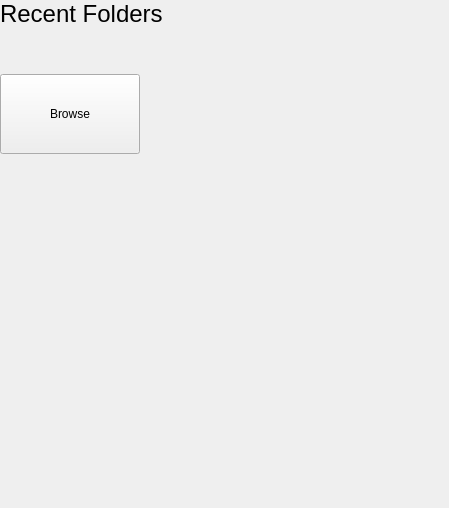
<?xml version="1.0" encoding="UTF-8"?>
<ui version="4.0">
 <class>BackstageComputer</class>
 <widget class="QWidget" name="BackstageComputer">
  <property name="geometry">
   <rect>
    <x>0</x>
    <y>0</y>
    <width>449</width>
    <height>508</height>
   </rect>
  </property>
  <property name="windowTitle">
   <string>Form</string>
  </property>
  <layout class="QGridLayout" name="gridLayout_2">
   <property name="leftMargin">
    <number>0</number>
   </property>
   <property name="topMargin">
    <number>0</number>
   </property>
   <property name="rightMargin">
    <number>0</number>
   </property>
   <property name="bottomMargin">
    <number>0</number>
   </property>
   <property name="verticalSpacing">
    <number>3</number>
   </property>
   <item row="0" column="0">
    <widget class="QLabel" name="label">
     <property name="font">
      <font>
       <pointsize>18</pointsize>
      </font>
     </property>
     <property name="text">
      <string>Recent Folders</string>
     </property>
    </widget>
   </item>
   <item row="2" column="0" colspan="2">
    <widget class="QWidget" name="widget_2" native="true">
     <layout class="QGridLayout" name="gridLayout">
      <property name="leftMargin">
       <number>0</number>
      </property>
      <property name="topMargin">
       <number>0</number>
      </property>
      <property name="rightMargin">
       <number>0</number>
      </property>
      <property name="bottomMargin">
       <number>0</number>
      </property>
      <item row="0" column="0">
       <widget class="QPushButton" name="browseButton">
        <property name="minimumSize">
         <size>
          <width>140</width>
          <height>80</height>
         </size>
        </property>
        <property name="text">
         <string>Browse</string>
        </property>
        <property name="icon">
         <iconset resource="../resources/icons.qrc">
          <normaloff>:/icons/folder.svg</normaloff>:/icons/folder.svg</iconset>
        </property>
        <property name="iconSize">
         <size>
          <width>40</width>
          <height>40</height>
         </size>
        </property>
        <property name="flat">
         <bool>false</bool>
        </property>
       </widget>
      </item>
      <item row="0" column="1">
       <spacer name="horizontalSpacer">
        <property name="orientation">
         <enum>Qt::Horizontal</enum>
        </property>
        <property name="sizeHint" stdset="0">
         <size>
          <width>40</width>
          <height>20</height>
         </size>
        </property>
       </spacer>
      </item>
     </layout>
    </widget>
   </item>
   <item row="1" column="0" colspan="2">
    <widget class="FSBrowser" name="browser" native="true">
     <property name="minimumSize">
      <size>
       <width>0</width>
       <height>40</height>
      </size>
     </property>
    </widget>
   </item>
   <item row="3" column="0" colspan="2">
    <spacer name="verticalSpacer">
     <property name="orientation">
      <enum>Qt::Vertical</enum>
     </property>
     <property name="sizeHint" stdset="0">
      <size>
       <width>20</width>
       <height>40</height>
      </size>
     </property>
    </spacer>
   </item>
  </layout>
 </widget>
 <customwidgets>
  <customwidget>
   <class>FSBrowser</class>
   <extends>QWidget</extends>
   <header>widgets/backstage/fsbrowser.h</header>
   <container>1</container>
  </customwidget>
 </customwidgets>
 <resources>
  <include location="../resources/icons.qrc"/>
 </resources>
 <connections/>
</ui>
